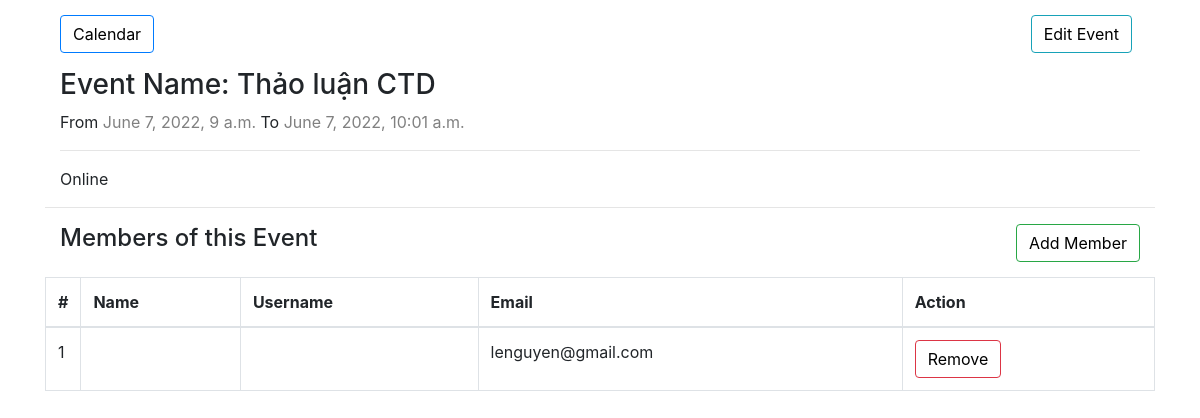
Before: /event/13/details/ (signed in) with the older database file.
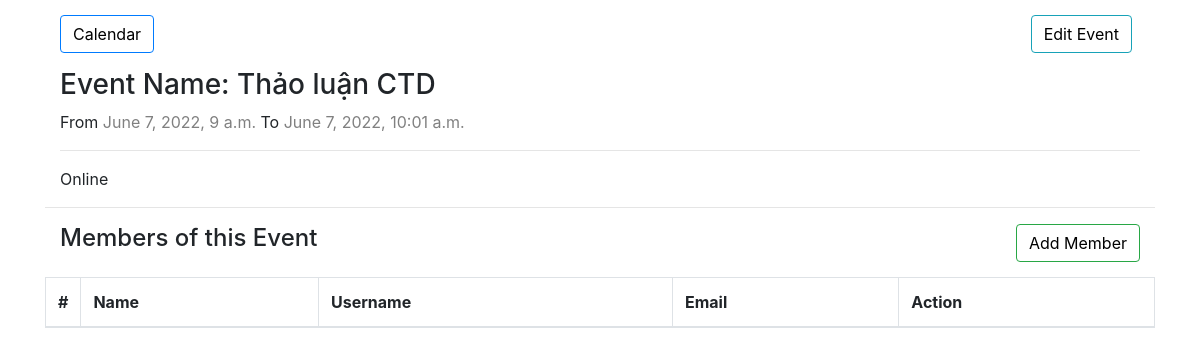
After: the same page with the newer database file.
### calendarapp/models/event_member.py (models this page shows, shortened)
class EventMember(EventAbstract):
    event = models.ForeignKey(Event, on_delete=models.CASCADE, related_name="events")
    user = models.ForeignKey(
        User, on_delete=models.CASCADE, related_name="event_members"
    )
    class Meta:
        unique_together = ["event", "user"]

### accounts/models/user.py (models this page shows, shortened)
class User(AbstractBaseUser, PermissionsMixin):
    email = models.EmailField(
        _("Email Address"),
        max_length=255,
        unique=True,
        help_text="Ex: example@example.com",
    )
    is_staff = models.BooleanField(_("Staff status"), default=False)
    is_active = models.BooleanField(_("Active"), default=True)
    date_joined = models.DateTimeField(_("Date Joined"), auto_now_add=True)
    last_updated = models.DateTimeField(_("Last Updated"), auto_now=True)
    objects = UserManager()
    USERNAME_FIELD = "email"

### calendarapp/views/other_views.py (the view)
# urls.py: path("event/<int:event_id>/details/", views.event_details, name="event-detail"),
@login_required(login_url="signup")
def event_details(request, event_id):
    event = Event.objects.get(id=event_id)
    eventmember = EventMember.objects.filter(event=event)
    context = {"event": event, "eventmember": eventmember}
    return render(request, "event-details.html", context)

### templates/event-details.html (shortened to what this page needs)
{% extends 'base.html' %}
{% block content %}
    <div class="container">
        <div class="clearfix">
            <a class="btn btn-primary left" href="{% url 'calendarapp:calendar' %}"> Calendar </a>
            <a class="btn btn-info right mr-2" href="{% url 'calendarapp:event_edit' event.pk %}"> Edit Event </a>
        </div>
        <div class="clearfix">
            <h3>Event Name: {{ event.title }}</h3>
            <p>From <span style="color: gray;">{{ event.start_time }}</span> To <span style="color: gray;">{{ event.end_time }}</span></p>
            <hr>
            <p>{{ event.description }}</p>
        </div>
        <hr>
        <div class="clearfix">
            <h4 class="left" > Members of this Event</h4>
            <a class="btn btn-success right" href="{% url 'calendarapp:add_eventmember' event.id %}"> Add Member </a>
        </div>
        <table class="table table-bordered">
            <thead>
                <tr>
                  <th style="width: 10px">#</th>
                  <th>Name</th>
                  <th>Username</th>
                  <th>Email</th>
                  <th>Action</th>
                </tr>
              </thead>
              <tbody>
                {% for member in eventmember %}
                <tr role="row">
                    <td>{{ forloop.counter }}</td>
                    <td>{{ member.user.first_name }} {{ member.user.last_name }}</td>
                    <td>{{ member.user.username }}</td>
                    <td>{{ member.user.email }}</td>
                    <td>
                        <a class="btn btn-danger" href="{% url 'calendarapp:remove_eventmember' member.id %}">Remove</a>
                    </td>
                </tr>
                {% endfor %}
              </tbody>
        </table>
    </div>
{% endblock %}

Changed rows visible on the page:
removed EventMember: user.email "lenguyen@gmail.com"
